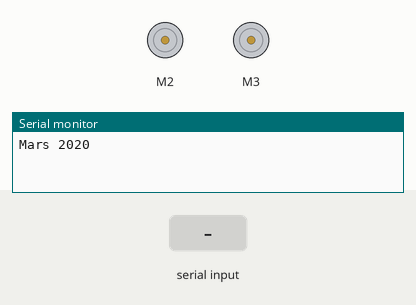
A sketch run on a simulated Arduino Uno, built with avr-gcc and run on an emulated ATmega328P. Shown: 2 × DC motor (green arrow = forward, orange = backward, longer = faster), the last lines printed to the serial monitor. The test bench sets the inputs (shaded band).

Above: at 1.2 s.
1.3 s: "T" received over Serial
At 1.7 s:
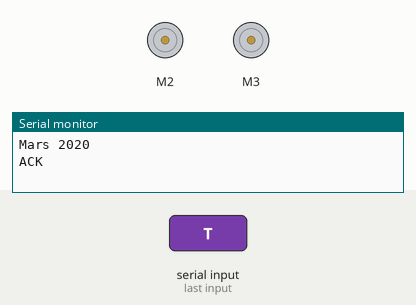
2.8 s: "l" received over Serial
At 4.0 s:
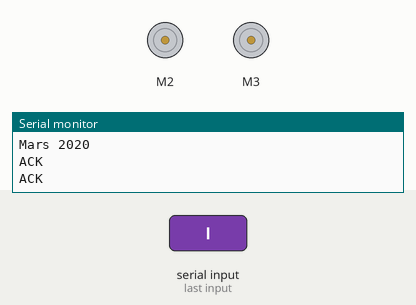
4.3 s: "L" received over Serial
At 4.31 s:
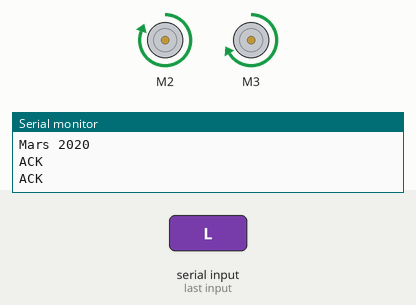
5.8 s: "r" received over Serial
At 6.3 s:
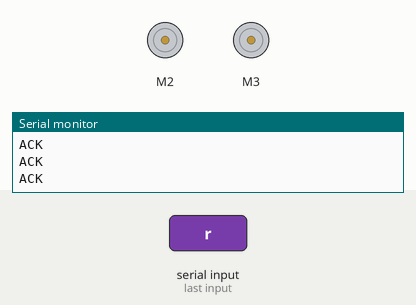
7.3 s: "R" received over Serial
At 7.31 s:
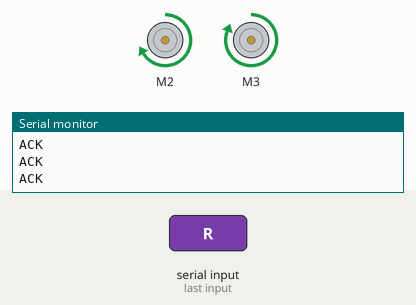
Timing chart, 0 to 9.8 s (numbered marks = the images above; inputs shaded):
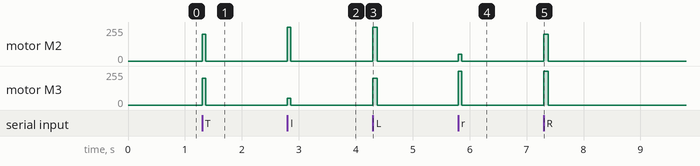

Measured:
- after the input at 1.3 s, motor M2, motor M3: stopped → forward 200/255 at once, → stopped 0.06 s later
- after the input at 2.8 s, motor M2: stopped → forward 255/255 at once, → stopped 0.06 s later; motor M3: stopped → forward 50/255 at once, → stopped 0.06 s later
- after the input at 4.3 s, motor M2: stopped → forward 255/255 at once, → stopped 0.08 s later; motor M3: stopped → forward 200/255 at once, → stopped 0.08 s later
- after the input at 5.8 s, motor M2: stopped → forward 50/255 at once, → stopped 0.06 s later; motor M3: stopped → forward 255/255 at once, → stopped 0.06 s later
- after the input at 7.3 s, motor M2: stopped → forward 200/255 at once, → stopped 0.08 s later; motor M3: stopped → forward 255/255 at once, → stopped 0.08 s later

The sketch:

serial.ino.ino
```cpp
#include <AFMotor.h>
AF_DCMotor motor1(2);
AF_DCMotor motor2(3);
int speed = 255;

// initial command
int command = 0;

// main.py로부터 받아온 direction이 유효한 값인지 확인하는 함수
bool is_valid_direction(char direction)
{
  switch (direction)
  {
    case 'T': case 'l': case 'L': case 'r': case 'R': case 'B':
      return true;
  }

  return false;
}

void setup()
{
  // turn on motor
  motor1.setSpeed(200);
  motor2.setSpeed(200);
  motor1.run(RELEASE);
  motor2.run(RELEASE);
  Serial.begin(9600);

  while (!Serial);

  Serial.println("Mars 2020");
}

void loop()
{
  if (Serial.available())
  {
    char direction;

    do
    {
      direction = Serial.read();
    }
    while (!is_valid_direction(direction));

    switch (direction)
    {
      //forward
      case 'T':
        motor1.run(FORWARD);
        motor2.run(FORWARD);
        break;

      //left
      case 'l' :
        motor2.setSpeed(50);
        motor1.setSpeed(speed);
        break;

      //strong left
      case 'L':
        motor2.setSpeed(200);
        motor1.setSpeed(speed);
        break;

      //right
      case 'r':
        motor1.setSpeed(50);
        motor2.setSpeed(speed);
        break;

      //strong right
      case 'R':
        motor1.setSpeed(200);
        motor2.setSpeed(speed);
        break;

      //back
      case 'B' :
        motor1.run(BACKWARD);
        motor2.run(BACKWARD);
        break;
    }
    if(direction == 'R' || direction == 'L'){
      delay(20);
    }
    if(direction == 'B'){
      delay(100);
    }
    else{
      delay(60);
    }
    motor1.setSpeed(0);
    motor2.setSpeed(0);
    //main.py에게 ACK 전송
    Serial.write("ACK\n");
    delay(50);
  }
}
```
